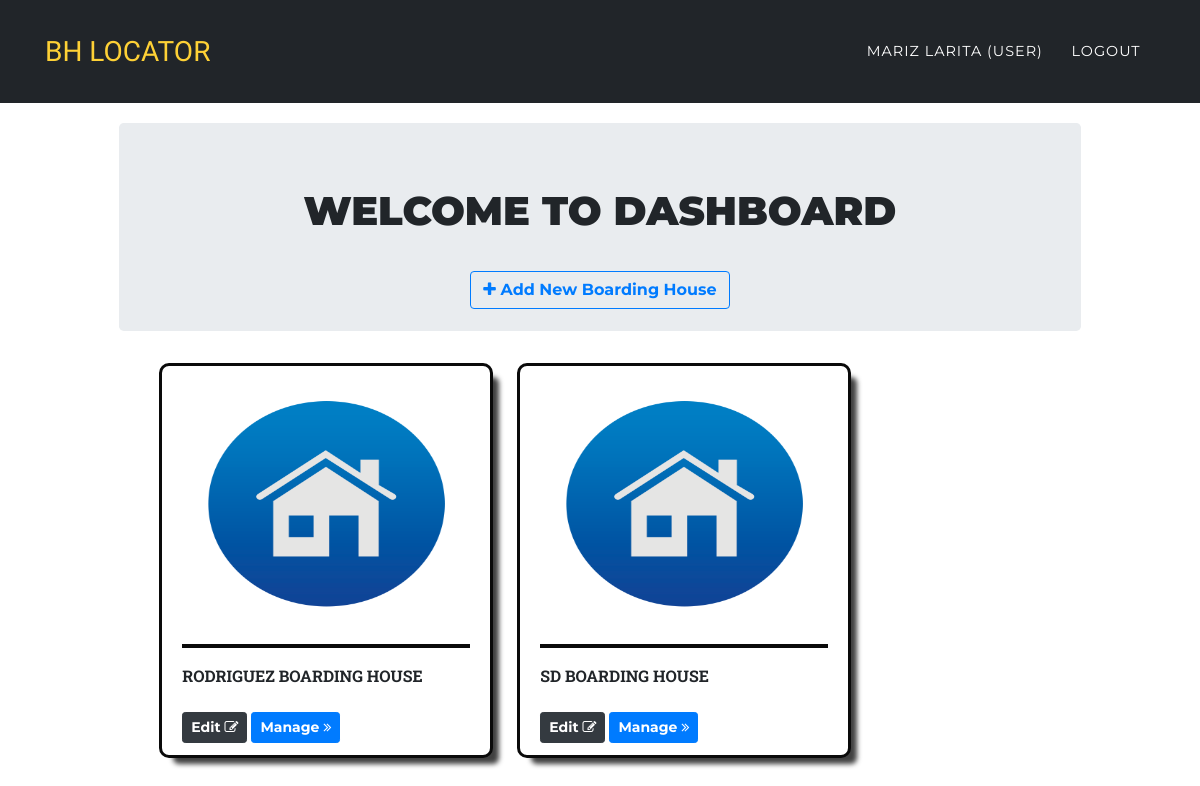
The app's page /owner/dashboard.php (signed in) with its own data.
### tables this page shows
CREATE TABLE `boarding_house` (
  `bhouse_id` int(11) NOT NULL,
  `bhouse_name` varchar(50) NOT NULL,
  `description` text NOT NULL,
  `location` varchar(255) NOT NULL,
  `image` varchar(255) NOT NULL,
  `user_id` int(11) NOT NULL,
  `bh_added` datetime NOT NULL DEFAULT current_timestamp()
);

### owner/dashboard.php (the view, shortened to what this page needs)
<?php
	include '../include2/header_owner.php';
?>
<nav class="navbar navbar-expand-lg navbar-dark" style="background-color:#212529;" id="mainNav">
    <div class="container">
        <a class="navbar-brand js-scroll-trigger" href="#">BH LOCATOR</a>
        <div class="collapse navbar-collapse" id="navbarResponsive">
            <ul class="navbar-nav text-uppercase ml-auto">
                <li class="nav-item">
                    <a class="nav-link" href="#"><?php echo $_SESSION['fullname']; ?>
                        <?php if($_SESSION['role'] == 'user'){ echo "(User)"; } ?></a>
                </li>
                <li class="nav-item">
                    <a href="../logout.php" class="nav-link">Logout</a>
                </li>
            </ul>
        </div>
    </div>
</nav>
<div class="card-body">
    <div class="row">
        <div class="col-md-1"></div>
        <div class="col-md-10">
            <div class="jumbotron">
                <h1 class="text-center"><b>WELCOME TO DASHBOARD </b></h1>
                <center>
                    <a href="../owner/add_bh.php" ><button style="margin-bottom: -65px" class="btn btn-md btn-outline-primary"><i class="fa fa-plus"></i> Add New Boarding House</button></a>
                </center>
            </div>
            <div class="">
                <?php
                        $sql = mysqli_query($conn,"SELECT * FROM boarding_house WHERE user_id = '".$_SESSION['user_id']."' ");
                        if($sql->num_rows > 0){
                ?>
                    <ul class="list-group-horizontal">
                        <table>
                            <tbody>
                                <?php while($row = $sql->fetch_row()): ?>
                                    <li id="list" class="list-group-item  mr-4 mb-4">
                                            <div class="" style="width: 18rem;">
                                                <img class="card-img-top" src="../models/upload_bh/<?=$row['4'];?>" alt="Card image cap" height="250px" width="250px">
                                                <hr style="border: 2px solid #0a0a0a;">
                                                <span class="text-center text-uppercase"><b> <?=$row['1'];?> BOARDING HOUSE </b></span><br>
                                                <a href="../owner/edit_bh.php?bhouse_id=<?=$row['0'];?>" ><button class="btn btn-sm btn-dark mt-4">Edit <i class="fa fa-edit"></i></button></a>
                                                <a href="../owner/manage_house.php?bhouse_id=<?=$row['0'];?>" ><button class="btn btn-sm btn-primary mt-4">Manage <i class="fa fa-angle-double-right"></i></button></a>
                                            </div>
                                    </li>
                                <?php endwhile;?>
                            </tbody>
                        </table>
                    </ul>
                <?php
                        }
                ?>
            </div>
        </div>
        <div class="col-md-1"></div>
    </div>
</div>
<?php include '../include2/footer.php';?>

### resources/css/style.css (style rules this page uses)
html,body { margin: 0 auto; max-width: 100%; }

### assets/css/mySTYLE.css (style rules this page uses)
body { overflow-x: hidden; font-family: 'Roboto Slab', 'Helvetica Neue', Helvetica, Arial, sans-serif; }
a { color: #fed136; }
h1, h2, h3, h4, h5, h6 { font-weight: 700; font-family: 'Montserrat', 'Helvetica Neue', Helvetica, Arial, sans-serif; }
.btn { font-family: 'Montserrat', 'Helvetica Neue', Helvetica, Arial, sans-serif; font-weight: 700; }
#mainNav { background-color: #212529; }
#mainNav .navbar-brand { color: #fed136; font-family: 'Kaushan Script', 'Helvetica Neue', Helvetica, Arial, cursive; }
#mainNav .navbar-nav .nav-item .nav-link { font-size: 90%; font-weight: 400; padding: 0.75em 0; letter-spacing: 1px; color: white; font-family: 'Montserrat', 'Helvetica Neue', Helvetica, Arial, sans-serif; }
@media (min-width: 992px) { #mainNav { padding-top: 25px; padding-bottom: 25px; -webkit-transition: padding-top 0.3s, padding-bottom 0.3s; -moz-transition: padding-top 0.3s, padding-bottom 0.3s; transition: padding-top 0.3s, padding-bottom 0.3s; border: none; background-color: transparent; } }
@media (min-width: 992px) { #mainNav .navbar-brand { font-size: 1.75em; -webkit-transition: all 0.3s; -moz-transition: all 0.3s; transition: all 0.3s; } }
@media (min-width: 992px) { #mainNav .navbar-nav .nav-item .nav-link { padding: 1.1em 1em !important; } }

### assets/css/style.css (style rules this page uses)
.navbar { border-radius: 0px; }

### owner/dashboard.php (style rules this page uses)
.list-group-horizontal .list-group-item { display: inline-block; }
#list { box-shadow: 10px 10px 5px -4px rgba(0,0,0,0.75); -webkit-box-shadow: 10px 10px 5px -4px rgba(0,0,0,0.75); -moz-box-shadow: 10px 10px 5px -4px rgba(0,0,0,0.75); border: 3px solid #0a0a0a; border-radius: 10px 10px 10px 10px; -webkit-border-radius: 10px 10px 10px 10px; -moz-border-radius: 10px 10px 10px 10px; }

### records on screen
boarding_house: image (picture), bhouse_name "RODRIGUEZ"
boarding_house: image (picture), bhouse_name "SD"

### other values on screen
$_SESSION['fullname'] "MARIZ LARITA"
